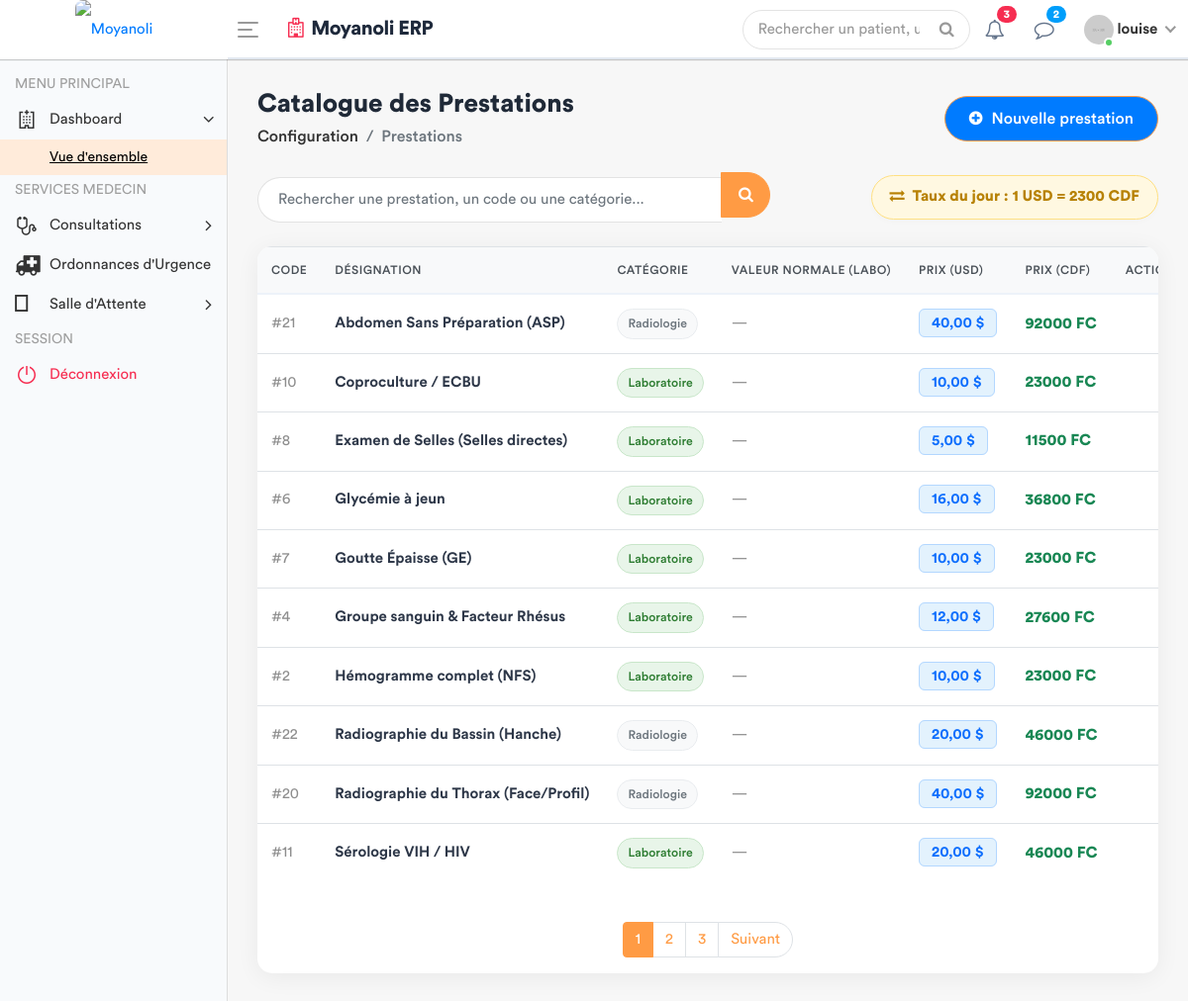
The app's page /prestations/ (signed in), older data.
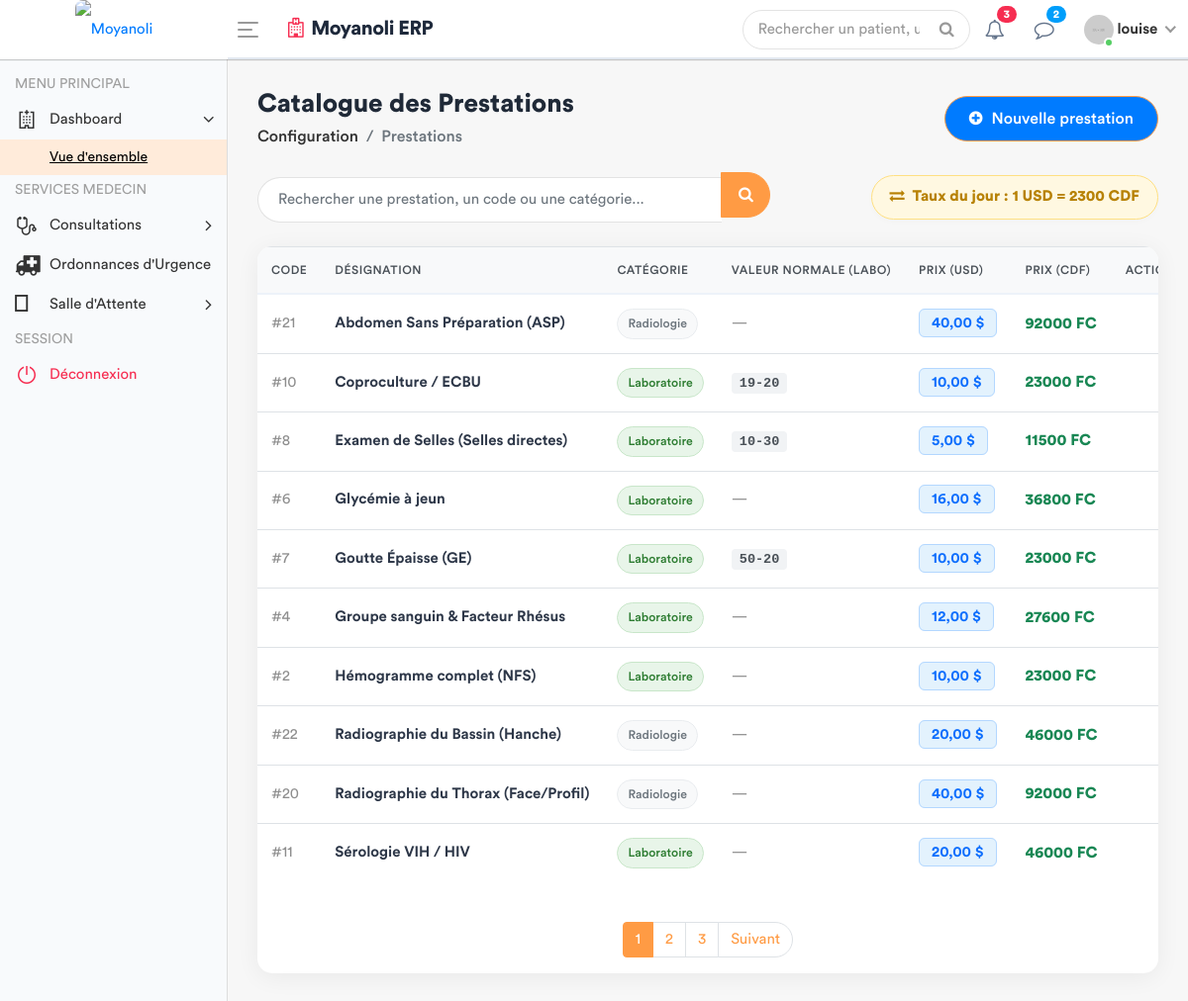
The same page, newer data.
### apps/models.py (models this page shows, shortened)
class Prestation(models.Model):
    CATEGORIES = [
        ('ADM', 'Administratif'),
        ('LABO', 'Laboratoire'),
        ('SOIN', 'Soins'),
        ('ECHO', 'Échographie'),
        ('RADIO', 'Radiologie'),
    ]
    libelle = models.CharField(max_length=200, verbose_name="Libellé")
    categorie = models.CharField(
        max_length=10,
        choices=CATEGORIES,
        verbose_name="Catégorie"
    )
    prix = models.DecimalField(
        max_digits=10,
        decimal_places=2,
        default=0.00,
        verbose_name="Prix (USD)"
    )
    valeur_normale = models.CharField(
        max_length=150,
        blank=True,
        null=True,
        verbose_name="Valeur Normale / Référence (Labo uniquement)",
        help_text="Ex: 70-110 mg/dl, Négatif, etc. Utilisé uniquement pour le Laboratoire."
    )
    class Meta:
        verbose_name = "Prestation"
        verbose_name_plural = "Prestations"

### apps/views.py (the view)
# urls.py: path('prestations/', views.gestion_prestations, name='gestion_prestations'),
@login_required
def gestion_prestations(request):
    query = request.GET.get('q')
    if query:
        prestations_list = Prestation.objects.filter(
            Q(libelle__icontains=query) | Q(categorie__icontains=query)
        ).order_by('libelle')
    else:
        prestations_list = Prestation.objects.all().order_by('libelle')
    config = ConfigurationHopital.objects.first()
    taux = config.taux_usd_en_cdf if config else 2500.00
    paginator = Paginator(prestations_list, 10)
    page_number = request.GET.get('page')
    prestations_obj = paginator.get_page(page_number)
    for item in prestations_obj:
        item.prix_cdf = item.prix * taux
    if request.method == 'POST':
        form = PrestationForm(request.POST)
        if form.is_valid():
            form.save()
            messages.success(request, "La prestation a été ajoutée avec succès.")
            return redirect('gestion_prestations')
    else:
        form = PrestationForm()
    role = Fonction.objects.filter(userKey=request.user).first()
    fonctionKey = role.fonctionKey.roleName if role and role.fonctionKey else None
    categories_list = Prestation._meta.get_field('categorie').choices
    context = {
        'prestations': prestations_obj, # On passe l'objet paginé
        'form': form,
        'taux': taux,
        'fonctionKey': fonctionKey,
        'categories_list': categories_list, # Indispensable pour la boucle dans le modal
    }
    return render(request, 'back-end/prestation/list_prestation.html', context)

### apps/forms.py (shortened to what this page needs)
class PrestationForm(forms.ModelForm):
    class Meta:
        model = Prestation
        fields = ['libelle', 'categorie', 'prix', 'valeur_normale']
        widgets = {
            'libelle': forms.TextInput(attrs={'class': 'form-control', 'placeholder': 'Ex: Goutte Épaisse'}),
            'categorie': forms.Select(attrs={'class': 'form-control', 'id': 'id_categorie'}),
            'prix': forms.NumberInput(attrs={'class': 'form-control', 'step': '0.01'}),
            'valeur_normale': forms.TextInput(attrs={
                'class': 'form-control',
                'placeholder': 'Ex: 70-110 mg/dl ou Négatif',
                'id': 'id_valeur_normale'
            }),
        }

### apps/templates/back-end/prestation/list_prestation.html (shortened to what the changed rows need)
<!DOCTYPE html>
{% load static %}
<html lang="fr">
    <head>
        {% include 'back-end/includes/css.html' %}
    </head>
    <body>
        <div class="main-wrapper">
            <div class="page-wrapper">
                <div class="content container-fluid">
                    <div class="row">
                        <div class="col-md-12">
                            <div class="card card-table">
                                <div class="card-body p-0">
                                    <div class="table-responsive">
                                        <table class="table table-hover mb-0">
                                            <thead>
                                                <tr>
                                                    <th style="width: 80px;">Code</th>
                                                    <th>Désignation</th>
                                                    <th>Catégorie</th>
                                                    <th>Valeur Normale (Labo)</th>
                                                    <th>Prix (USD)</th>
                                                    <th>Prix (CDF)</th>
                                                    <th class="text-right" style="width: 100px;">Action</th>
                                                </tr>
                                            </thead>
                                            <tbody>
                                                {% for item in prestations %}
                                                <tr>
                                                    <td><span class="text-muted">#{{ item.id }}</span></td>
                                                    <td><span style="font-weight: 600; color: #2d3748;">{{ item.libelle }}</span></td>
                                                    <td>
                                                        {% if item.categorie == 'LABO' %}
                                                            <span class="cat-badge cat-labo">{{ item.get_categorie_display }}</span>
                                                        {% elif item.categorie == 'CONS' or item.categorie == 'CONSULTATION' %}
                                                            <span class="cat-badge cat-consult">{{ item.get_categorie_display }}</span>
                                                        {% elif item.categorie == 'IMAG' or item.categorie == 'IMAGERIE' %}
                                                            <span class="cat-badge cat-imagerie">{{ item.get_categorie_display }}</span>
                                                        {% else %}
                                                            <span class="cat-badge cat-default">{{ item.get_categorie_display }}</span>
                                                        {% endif %}
                                                    </td>
                                                    <td>
                                                        {% if item.valeur_normale %}
                                                            <span class="text-valeur-normale">{{ item.valeur_normale }}</span>
                                                        {% else %}
                                                            <span class="text-muted">—</span>
                                                        {% endif %}
                                                    </td>
                                                    <td><span class="badge-usd">{{ item.prix }} $</span></td>
                                                    <td>
                                                        <span class="text-cdf">{{ item.prix_cdf|floatformat:0 }} FC</span>
                                                    </td>
                                                    <td class="text-right">
                                                        <div class="dropdown dropdown-action">
                                                        </div>
                                                    </td>
                                                </tr>
                                                {% endfor %}
                                            </tbody>
                                        </table>
                                    </div>
                                </div>
                            </div>
                        </div>
                    </div>
                </div>
            </div>
        </div>
    </body>
</html>

Row changes from the older to the newer data that the page shows:
changed Prestation "Coproculture / ECBU": valeur_normale (not shown) → "19-20"; no longer shows "—"
changed Prestation "Examen de Selles (Selles directes)": valeur_normale (not shown) → "10-30"; no longer shows "—"
changed Prestation "Goutte Épaisse (GE)": valeur_normale (not shown) → "50-20"; no longer shows "—"
